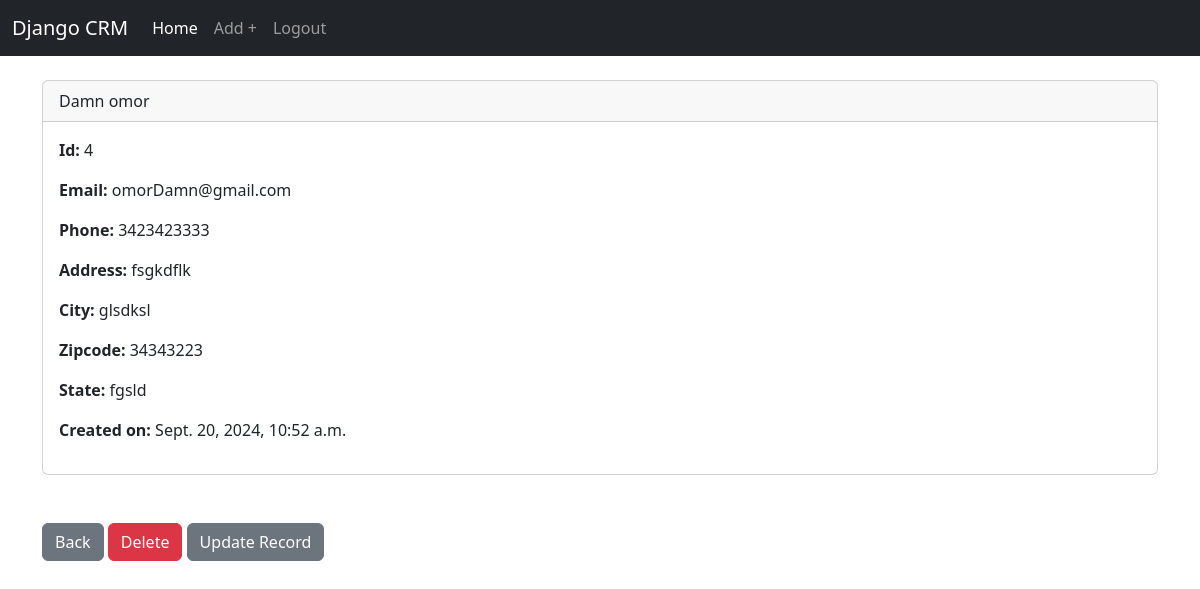
The app's page /record/4 (signed in) with its own data.
### crm_main_app/models.py (models this page shows, shortened)
class Record(models.Model):
    created_at = models.DateTimeField(auto_now_add=True)
    first_name = models.CharField(max_length=50)
    last_name = models.CharField(max_length=50)
    email = models.CharField(max_length=100)
    phone = models.CharField(max_length=11)
    address = models.CharField(max_length=100)
    city = models.CharField(max_length=50)
    state = models.CharField(max_length=50)
    zipcode = models.CharField(max_length=20)

### crm_main_app/views.py (the view)
# urls.py: path('record/<int:pk>', Customer_record.as_view(), name='record'),
class Customer_record(View):
    template_name = 'record.html'
    def get(self, request, pk):
        if request.user.is_authenticated:
            Customer_record = Record.objects.get(id=pk)
            return render(request, self.template_name, {'customer_record': Customer_record})
        else:
            messages.success(request, "You must be logged in to view the page...")
            return redirect('crm_main_app:home')

### crm_main_app/templates/record.html
{% extends 'base.html' %}
{% block content %}
<div class="card">
    <div class="card-header">
        {{ customer_record.first_name }}
        {{ customer_record.last_name }}
    </div>
    <div class="card-body">
      <p class="card-text">
        <strong>Id: </strong>{{customer_record.id}}
      </p>
      <p>
        <strong>Email: </strong>{{customer_record.email}}
      </p>
      <p>
        <strong>Phone: </strong>{{customer_record.phone}}
      </p>
      <p>
        <strong>Address: </strong>{{customer_record.address}}
      </p>
      <p>
        <strong>City: </strong>{{customer_record.city}}
      </p>
      <p>
        <strong>Zipcode: </strong>{{customer_record.zipcode}}
      </p>
      <p>
        <strong>State: </strong>{{customer_record.state}}
      </p>
      <p>
        <strong>Created on: </strong>{{customer_record.created_at}}
      </p>
    </div>
  </div>
  <br><br>
  <a href="{% url 'crm_main_app:home' %}" class="btn btn-secondary">Back</a>
  <a href="{% url 'crm_main_app:delete_record' customer_record.id %}" class="btn btn-danger">Delete</a>
  <a href="{% url 'crm_main_app:update_record' customer_record.id %}" class="btn btn-secondary">Update Record</a>
{% endblock content %}

### records on screen
Record: first_name "Damn", last_name "omor", id "4", email "omorDamn@gmail.com", phone "3423423333", address "fsgkdflk", city "glsdksl", zipcode "34343223", state "fgsld", created_at "Sept. 20, 2024, 10:52 a.m."
